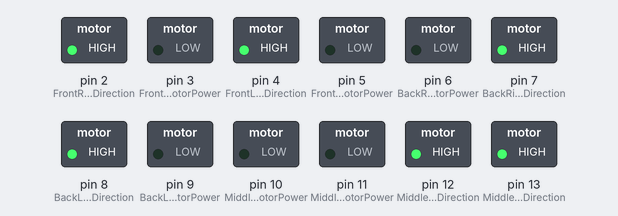
Bench run of a sketch on a simulated Arduino Uno, built with avr-gcc and run on an emulated ATmega328P. Shown: switched loads named in the sketch (green lamp = pin HIGH).

Above: at 0.1 s.
Timing chart, 0 to 1.6 s (numbered marks = the images above):
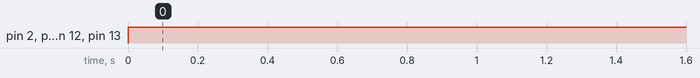

Measured:
- by itself, pin 2 (FrontRightMotorDirection), pin 4 (FrontLeftMotorDirection), pin 7 (BackRightMotorDirection), pin 8 (BackLeftMotorDirection), pin 12 (MiddleLeftMotorDirection), pin 13 (MiddleRightMotorDirection): LOW → HIGH at 0.00 s

The sketch:

TankDrive.ino
```cpp
//Define the motors to their respective pins
#include <math.h>
#define FrontRightMotorDirection 2
#define FrontRightMotorPower 3

#define FrontLeftMotorDirection 4
#define FrontLeftMotorPower 5

#define BackRightMotorPower 6
#define BackRightMotorDirection 7

#define BackLeftMotorDirection 8
#define BackLeftMotorPower 9

#define MiddleRightMotorPower 11
#define MiddleRightMotorDirection 13

#define MiddleLeftMotorPower 10
#define MiddleLeftMotorDirection 12

#define num 64    //Sets the varible num to a maximum number
int deadZone = 20, endZone = 200, center = 90;    //Creates varibles for various code uses
byte inputs[num] = {}, header[4] = {255, 254, 253, 252};    //Creates an array for the input variables coming from the controller

//creates a structure that stores all the following controller information under the name PS4
struct Controller
{
  double LStickX;
  double LStickY;
  double RStickX;
  double RStickY;
  int8_t Square;
  int8_t Cross;
  int8_t Circle;
  int8_t Triangle;
  int8_t RTrigger;
} PS4;

void TankDrive()
{
  //If the left joystick is either positive or negative set the direction of the left motors to forwards or backwards respectively
  if (PS4.LStickY >= 0)
  {
    digitalWrite(FrontLeftMotorDirection, HIGH);
    digitalWrite(MiddleLeftMotorDirection, HIGH);
    digitalWrite(BackLeftMotorDirection, HIGH);
  }
  else
  {
    digitalWrite(FrontLeftMotorDirection, LOW);
    digitalWrite(MiddleLeftMotorDirection, LOW);
    digitalWrite(BackLeftMotorDirection, LOW);
  }

  //If the right joystick is either positive or negative set the direction of the right motors to forwards or backwards respectively
  if (PS4.RStickY >= 0)
  {
    digitalWrite(FrontRightMotorDirection, HIGH);
    digitalWrite(MiddleRightMotorDirection, HIGH);
    digitalWrite(BackRightMotorDirection, HIGH);
  }
  else
  {
    digitalWrite(FrontRightMotorDirection, LOW);
    digitalWrite(MiddleRightMotorDirection, LOW);
    digitalWrite(BackRightMotorDirection, LOW);
  }

  //If the trigger is held then the rover goes half speed
  if (PS4.RTrigger != 0)
  {
    PS4.LStickY /= 2;
    PS4.RStickY /= 2;
  }

  //Sets the motots speed equal to the displacement of the joysticks
  analogWrite(FrontLeftMotorPower, abs(PS4.LStickY));
  analogWrite(MiddleLeftMotorPower, abs(PS4.LStickY));
  analogWrite(BackLeftMotorPower, abs(PS4.LStickY));
  analogWrite(FrontRightMotorPower, abs(PS4.RStickY));
  analogWrite(MiddleRightMotorPower, abs(PS4.RStickY));
  analogWrite(BackRightMotorPower, abs(PS4.RStickY));
}

void controllerData()    //The function definition for correcting the joysticks
{
  //The purpose
  if (Serial.available() > 8)     //Checks to see if the Esp32 is sending more than 8 pieces of information this limits overflow
  {
    int numBytes = Serial.readBytes(inputs, Serial.available()), h = 0, i;      //creates needed variables and reads the serial from the Esp32
    for (i = 0; i < numBytes; i++)      //Loops through the entire information sent from the Esp32
    {
      if (inputs[i] == header[h])     //If the current input is equal to the current header
      {
        if (h == 3)   //If the full header has been found
        {
          i++;      //goes to the next piece of information
          break;      //Leaves the loop
        }
        h++;      //If header matches and still in the loop then increment header
      }
      else      //If the current information is not the same as the header
        h = 0;      //reset the header count
    }
    if (i < numBytes - 3)     //Checks after clearing the header to see if there is enough information from the controller
    {
      //Stores the controller information while mapping the joysticks to the motor levels
      Controller PS4 = {map(inputs[i], -128, 128, -255, 255),
      map(inputs[i + 1], -128, 128, -255, 255),
      map(inputs[i + 2], -128, 128, -255, 255),
      map(inputs[i + 3], -128, 128, -255, 255),
      inputs[i + 4], inputs[i + 5], inputs[i + 6], inputs[i + 7], inputs[i + 8]};
      Serial.flush();
    }

    //Sets the values of the joysticks to 0 if they fall in the pre-defined deadzone
    if (PS4.LStickX <= deadZone && PS4.LStickX >= -deadZone)
      PS4.LStickX = 0;
    if (PS4.LStickY <= deadZone && PS4.LStickY >= -deadZone)
      PS4.LStickY = 0;
    if (PS4.RStickX <= deadZone && PS4.RStickX >= -deadZone)
      PS4.RStickX = 0;
    if (PS4.RStickY <= deadZone && PS4.RStickY >= -deadZone)
      PS4.RStickY = 0;
    /*      Might not be necessary since the variable are mapped with min and maxes
    if (PS4.LStickX > endZone)
      PS4.LStickX = 255;
    if (PS4.LStickY > endZone)
      PS4.LStickY = 255;
    if (PS4.RStickX > endZone)
      PS4.RStickX = 255;
    if (PS4.RStickY > endZone)
      PS4.RStickY = 255;
    if (PS4.LStickX < -endZone)
      PS4.LStickX = -255;
    if (PS4.LStickY < -endZone)
      PS4.LStickY = -255;
    if (PS4.RStickX < -endZone)
      PS4.RStickX = -255;
    if (PS4.RStickY < -endZone)
      PS4.RStickY = -255;
    */
  }
}

//Runs when the arduino is powered on
void setup()
{
  Serial.begin(9600);   //Sets the baud rate to 9600 which is typical for arduino
  //declares the pinMode for the motors
  pinMode(FrontRightMotorPower, OUTPUT);
  pinMode(MiddleRightMotorPower, OUTPUT);
  pinMode(BackRightMotorPower, OUTPUT);
  pinMode(FrontLeftMotorPower, OUTPUT);
  pinMode(MiddleLeftMotorPower, OUTPUT);
  pinMode(BackLeftMotorPower, OUTPUT);
  pinMode(FrontRightMotorDirection, OUTPUT);
  pinMode(MiddleRightMotorDirection, OUTPUT);
  pinMode(BackRightMotorDirection, OUTPUT);
  pinMode(FrontLeftMotorDirection, OUTPUT);
  pinMode(MiddleLeftMotorDirection, OUTPUT);
  pinMode(BackLeftMotorDirection, OUTPUT);
}

void loop()
{
  controllerData();     //Runs the function to gather information from the controller
  TankDrive();      //Runs the function to drive the rover with the given controller information
}
```
